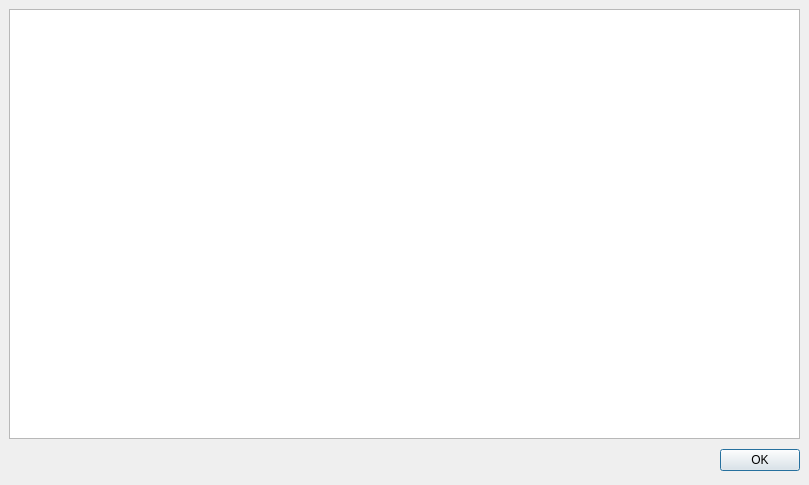
<ui version="4.0" >
 <class>InfoDlg</class>
 <widget class="QDialog" name="InfoDlg" >
  <property name="geometry" >
   <rect>
    <x>0</x>
    <y>0</y>
    <width>809</width>
    <height>485</height>
   </rect>
  </property>
  <property name="windowTitle" >
   <string>Info Dialog</string>
  </property>
  <layout class="QGridLayout" >
   <property name="margin" >
    <number>9</number>
   </property>
   <property name="spacing" >
    <number>6</number>
   </property>
   <item row="0" column="0" >
    <widget class="QTextBrowser" name="infotext" />
   </item>
   <item row="1" column="0" >
    <layout class="QHBoxLayout" >
     <property name="spacing" >
      <number>6</number>
     </property>
     <property name="margin" >
      <number>0</number>
     </property>
     <item>
      <spacer>
       <property name="orientation" >
        <enum>Qt::Horizontal</enum>
       </property>
       <property name="sizeHint" stdset="0" >
        <size>
         <width>131</width>
         <height>31</height>
        </size>
       </property>
      </spacer>
     </item>
     <item>
      <widget class="QPushButton" name="okButton" >
       <property name="text" >
        <string>OK</string>
       </property>
      </widget>
     </item>
    </layout>
   </item>
  </layout>
 </widget>
 <resources/>
 <connections>
  <connection>
   <sender>okButton</sender>
   <signal>clicked()</signal>
   <receiver>InfoDlg</receiver>
   <slot>accept()</slot>
   <hints>
    <hint type="sourcelabel" >
     <x>278</x>
     <y>253</y>
    </hint>
    <hint type="destinationlabel" >
     <x>96</x>
     <y>254</y>
    </hint>
   </hints>
  </connection>
 </connections>
</ui>
